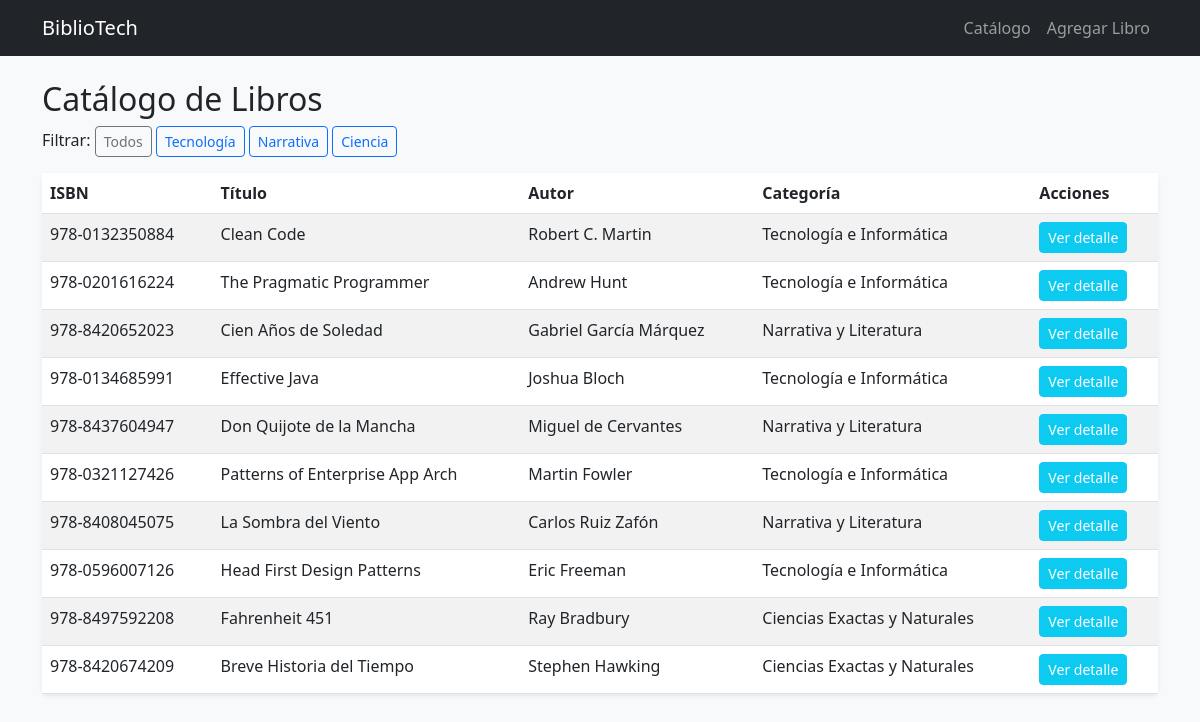
The page / on the database its author committed.
### biblioteca/models.py (models this page shows, shortened)
class Libro(models.Model):
    CATEGORIAS = [
        ('TECNOLOGIA', 'Tecnología e Informática'),
        ('NARRATIVA', 'Narrativa y Literatura'),
        ('CIENCIA', 'Ciencias Exactas y Naturales'),
        ('HISTORIA', 'Historia y Ciencias Sociales'),
    ]
    isbn = models.CharField(max_length=20, unique=True, verbose_name='ISBN')
    titulo = models.CharField(max_length=150, verbose_name='Título del Libro')
    autor = models.CharField(max_length=100, verbose_name='Autor')
    categoria = models.CharField(max_length=50, choices=CATEGORIAS, verbose_name='Categoría')
    precio_prestamo = models.IntegerField(verbose_name='Precio Préstamo ($ CLP)')
    stock_copias = models.IntegerField(verbose_name='Copias Disponibles')
    disponible = models.BooleanField(default=True, verbose_name='Disponible')
    fecha_publicacion = models.DateField(verbose_name='Fecha de Publicación')

### biblioteca/views.py (the view)
# urls.py: path('', views.lista_libros, name='lista_libros'),
def lista_libros(request):
    libros = Libro.objects.all()
    return render(request, 'biblioteca/lista_libros.html', {'libros': libros})

### biblioteca/templates/biblioteca/lista_libros.html
{% extends 'biblioteca/base.html' %}
{% block content %}
<h2>Catálogo de Libros</h2>
<div class="mb-3">
    <span>Filtrar: </span>
    <a href="{% url 'lista_libros' %}" class="btn btn-sm btn-outline-secondary">Todos</a>
    <a href="{% url 'libros_por_categoria' 'TECNOLOGIA' %}" class="btn btn-sm btn-outline-primary">Tecnología</a>
    <a href="{% url 'libros_por_categoria' 'NARRATIVA' %}" class="btn btn-sm btn-outline-primary">Narrativa</a>
    <a href="{% url 'libros_por_categoria' 'CIENCIA' %}" class="btn btn-sm btn-outline-primary">Ciencia</a>
</div>
<table class="table table-striped table-hover bg-white rounded shadow-sm">
    <thead>
        <tr>
            <th>ISBN</th><th>Título</th><th>Autor</th><th>Categoría</th><th>Acciones</th>
        </tr>
    </thead>
    <tbody>
        {% for libro in libros %}
        <tr>
            <td>{{ libro.isbn }}</td>
            <td>{{ libro.titulo }}</td>
            <td>{{ libro.autor }}</td>
            <td>{{ libro.get_categoria_display }}</td>
            <td><a href="{% url 'detalle_libro' libro.id %}" class="btn btn-sm btn-info text-white">Ver detalle</a></td>
        </tr>
        {% empty %}
        <tr><td colspan="5">No hay libros registrados.</td></tr>
        {% endfor %}
    </tbody>
</table>
{% endblock %}

### biblioteca/templates/biblioteca/base.html (shortened to what this page needs)
<!DOCTYPE html>
<html lang="es">
<head>
    <link href="https://cdn.jsdelivr.net/npm/bootstrap@5.3.0/dist/css/bootstrap.min.css" rel="stylesheet">
</head>
<body class="bg-light">
    <nav class="navbar navbar-expand-lg navbar-dark bg-dark mb-4">
        <div class="container">
            <a class="navbar-brand" href="{% url 'lista_libros' %}">BiblioTech</a>
            <div class="navbar-nav">
                <a class="nav-link" href="{% url 'lista_libros' %}">Catálogo</a>
                <a class="nav-link" href="{% url 'agregar_libro' %}">Agregar Libro</a>
            </div>
        </div>
    </nav>
    <div class="container">
        {% block content %}{% endblock %}
    </div>
</body>
</html>

### rows shown on the page
Libro: isbn "978-0132350884", titulo "Clean Code", autor "Robert C. Martin", categoria "Tecnología e Informática"
Libro: isbn "978-0201616224", titulo "The Pragmatic Programmer", autor "Andrew Hunt", categoria "Tecnología e Informática"
Libro: isbn "978-8420652023", titulo "Cien Años de Soledad", autor "Gabriel García Márquez", categoria "Narrativa y Literatura"
Libro: isbn "978-0134685991", titulo "Effective Java", autor "Joshua Bloch", categoria "Tecnología e Informática"
Libro: isbn "978-8437604947", titulo "Don Quijote de la Mancha", autor "Miguel de Cervantes", categoria "Narrativa y Literatura"
Libro: isbn "978-0321127426", titulo "Patterns of Enterprise App Arch", autor "Martin Fowler", categoria "Tecnología e Informática"
Libro: isbn "978-8408045075", titulo "La Sombra del Viento", autor "Carlos Ruiz Zafón", categoria "Narrativa y Literatura"
Libro: isbn "978-0596007126", titulo "Head First Design Patterns", autor "Eric Freeman", categoria "Tecnología e Informática"
Libro: isbn "978-8497592208", titulo "Fahrenheit 451", autor "Ray Bradbury", categoria "Ciencias Exactas y Naturales"
Libro: isbn "978-8420674209", titulo "Breve Historia del Tiempo", autor "Stephen Hawking", categoria "Ciencias Exactas y Naturales"
